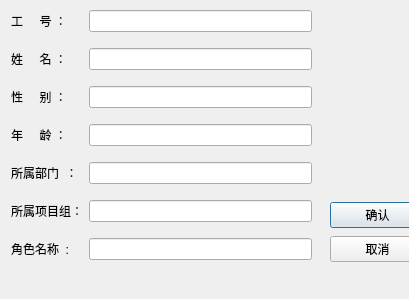
<?xml version="1.0" encoding="UTF-8"?>
<ui version="4.0">
 <class>empAddDialog</class>
 <widget class="QDialog" name="empAddDialog">
  <property name="geometry">
   <rect>
    <x>0</x>
    <y>0</y>
    <width>409</width>
    <height>299</height>
   </rect>
  </property>
  <property name="windowTitle">
   <string>Dialog</string>
  </property>
  <widget class="QWidget" name="layoutWidget">
   <property name="geometry">
    <rect>
     <x>11</x>
     <y>0</y>
     <width>301</width>
     <height>271</height>
    </rect>
   </property>
   <layout class="QGridLayout" name="gridLayout">
    <item row="0" column="0">
     <widget class="QLabel" name="label">
      <property name="text">
       <string>工     号 ：</string>
      </property>
     </widget>
    </item>
    <item row="0" column="1">
     <widget class="QLineEdit" name="IDEdit"/>
    </item>
    <item row="1" column="0">
     <widget class="QLabel" name="label_2">
      <property name="text">
       <string>姓     名 ：</string>
      </property>
     </widget>
    </item>
    <item row="1" column="1">
     <widget class="QLineEdit" name="nameEdit"/>
    </item>
    <item row="2" column="0">
     <widget class="QLabel" name="label_3">
      <property name="text">
       <string>性     别 ：</string>
      </property>
     </widget>
    </item>
    <item row="2" column="1">
     <widget class="QLineEdit" name="sexEdit"/>
    </item>
    <item row="3" column="0">
     <widget class="QLabel" name="label_4">
      <property name="text">
       <string>年     龄 ：</string>
      </property>
     </widget>
    </item>
    <item row="3" column="1">
     <widget class="QLineEdit" name="ageEdit"/>
    </item>
    <item row="4" column="0">
     <widget class="QLabel" name="label_5">
      <property name="text">
       <string>所属部门  ： </string>
      </property>
     </widget>
    </item>
    <item row="4" column="1">
     <widget class="QLineEdit" name="aptEdit"/>
    </item>
    <item row="5" column="0">
     <widget class="QLabel" name="label_6">
      <property name="text">
       <string>所属项目组：</string>
      </property>
     </widget>
    </item>
    <item row="5" column="1">
     <widget class="QLineEdit" name="proEdit"/>
    </item>
    <item row="6" column="0">
     <widget class="QLabel" name="label_7">
      <property name="text">
       <string>角色名称  :</string>
      </property>
     </widget>
    </item>
    <item row="6" column="1">
     <widget class="QLineEdit" name="roleEdit"/>
    </item>
   </layout>
  </widget>
  <widget class="QWidget" name="layoutWidget">
   <property name="geometry">
    <rect>
     <x>330</x>
     <y>200</y>
     <width>95</width>
     <height>65</height>
    </rect>
   </property>
   <layout class="QVBoxLayout" name="verticalLayout">
    <item>
     <widget class="QPushButton" name="okBtn">
      <property name="text">
       <string>确认</string>
      </property>
     </widget>
    </item>
    <item>
     <widget class="QPushButton" name="cancleBtn">
      <property name="text">
       <string>取消</string>
      </property>
     </widget>
    </item>
   </layout>
  </widget>
 </widget>
 <resources/>
 <connections/>
</ui>
